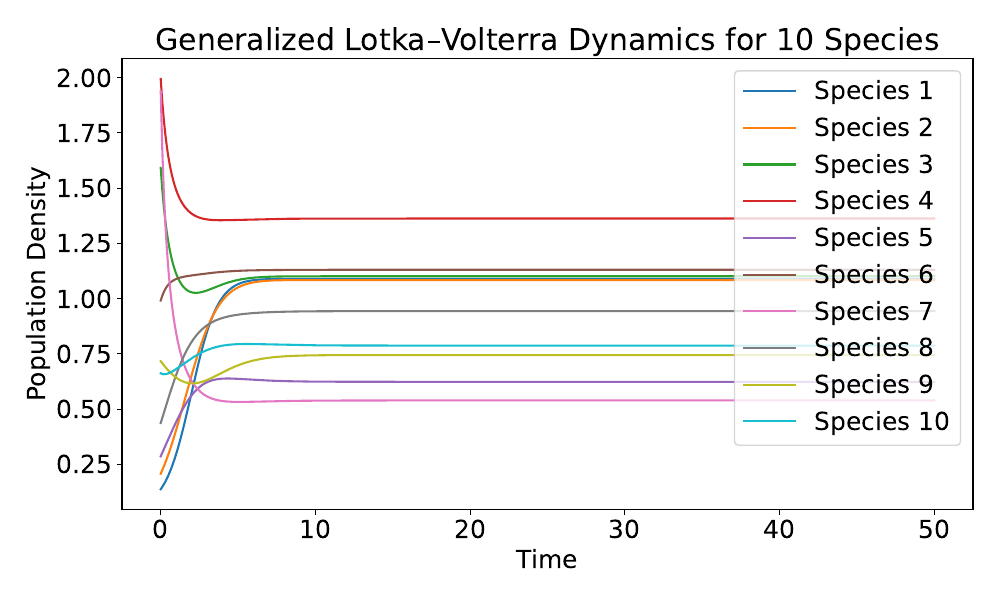

Write the Python code that produced this figure.
import numpy as np
import matplotlib.pyplot as plt
from scipy.integrate import solve_ivp
plt.rcParams.update({'font.size': 18})

# Number of species
n = 10

# Random intrinsic growth rates (ensuring they are positive)
r = np.random.uniform(0.5, 1.5, size=n)

# Interaction matrix: off-diagonals from a normal distribution, self-regulation set to -1
A = np.random.randn(n, n) * 0.1
np.fill_diagonal(A, -1.0)

def glv(t, N):
    # GLV dynamics: dN_i/dt = N_i (r_i + sum_j a_ij * N_j)
    return N * (r + A.dot(N))

# Simulation time span and initial conditions
t_span = (0, 50)
N0 = np.random.uniform(0.1, 2.0, size=n)
t_eval = np.linspace(t_span[0], t_span[1], 500)

# Solve the system of ODEs
sol = solve_ivp(glv, t_span, N0, t_eval=t_eval, rtol=1e-8)

# Plot time series of species abundances
plt.figure(figsize=(10, 6))
for i in range(n):
    plt.plot(sol.t, sol.y[i], label=f"Species {i+1}")
plt.xlabel("Time")
plt.ylabel("Population Density")
plt.title("Generalized Lotka–Volterra Dynamics for 10 Species")
plt.legend(loc='upper right')
#plt.grid(True)
plt.tight_layout()
plt.savefig('glv.pdf')
plt.show()

